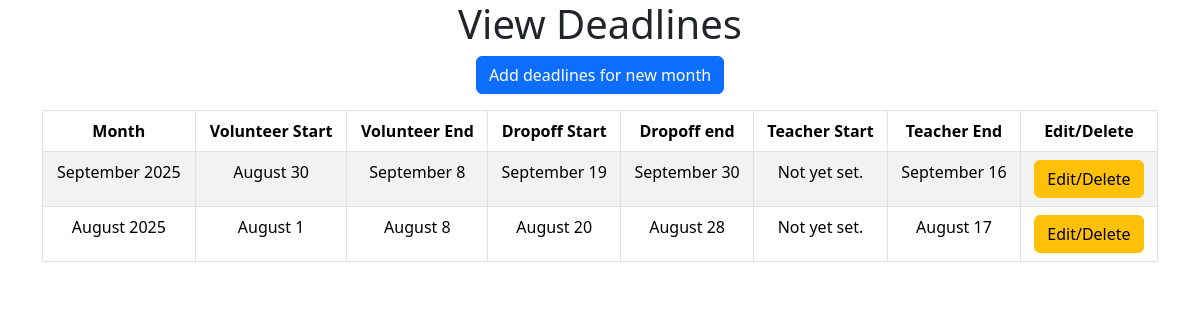
/admin/deadlines/ (signed in), run on the app's committed database.
### tables this page shows
CREATE TABLE deadlines (
        id INTEGER PRIMARY KEY,
        month_year TEXT,
        volunteer_start DATE DEFAULT (DATE('now', 'localtime')),
        volunteer_end DATE,
        dropoff_start DATE,
        dropoff_end DATE,
        teacher_start DATE,
        teacher_end DATE
);

### app.py (the view)
@app.route("/admin/deadlines/")
def deadlines():
    deadlines_const = query_db("SELECT * FROM deadlines ORDER BY id DESC")
    deadlines = []
    for row in deadlines_const:
        deadline = dict(row)
        deadline["volunteer_start"] = datetime.strptime(deadline["volunteer_start"], "%Y-%m-%d").date()
        deadline["volunteer_end"] = datetime.strptime(deadline["volunteer_end"], "%Y-%m-%d").date()
        deadline["dropoff_start"] = datetime.strptime(deadline["dropoff_start"], "%Y-%m-%d").date()
        deadline["dropoff_end"] = datetime.strptime(deadline["dropoff_end"], "%Y-%m-%d").date()
        if deadline["teacher_start"]:
            deadline["teacher_start"] = datetime.strptime(deadline["teacher_start"], "%Y-%m-%d").date()
        deadline["teacher_end"] = datetime.strptime(deadline["teacher_end"], "%Y-%m-%d").date()
        deadlines.append(deadline)
    return render_template("admin_deadlines.html", deadlines=deadlines)

### app.py (called while the page is built)
def get_db():
    db = getattr(g, '_database', None)
    if db is None:
        db_path = os.getenv("DATABASE_URL")
        db = g._database = sqlite3.connect(db_path)
        db.row_factory = sqlite3.Row
    return db

@app.teardown_appcontext
def close_connection(exception):
    db = getattr(g, '_database', None)
    if db is not None:
        db.close()

def query_db(query, args=(), one=False):
    db = get_db()
    cur = db.execute(query, args)
    if query.strip().lower().startswith("select"):
        rv = cur.fetchall()
    else:
        db.commit()
        rv = None
    cur.close()
    return (rv[0] if rv else None) if one else rv

@app.before_request
def login_required():
    if request.path.startswith("/admin") and request.path != "/admin/login":
        if not session.get("logged_in"):
            return redirect("/admin/login")

@app.before_request
def volunteer_code_required():
    if request.path.startswith("/volunteers") and request.path != "/volunteers/enter-code":
        current_version = query_db("SELECT id FROM volunteer_codes ORDER BY id DESC LIMIT 1", one=True)["id"]
        if not session.get("volunteer_verified") or session.get("volunteer_code_version") != current_version:
            return redirect("/volunteers/enter-code")

@app.before_request
def teacher_code_required():
    if request.path.startswith("/teachers") and request.path != "/teachers/enter-code":
        current_version = query_db("SELECT id FROM teacher_codes ORDER BY id DESC LIMIT 1", one=True)["id"]
        if not session.get("teacher_verified") or session.get("teacher_code_version") != current_version:
            return redirect("/teachers/enter-code")

### templates/admin_deadlines.html (shortened to what this page needs)
{% extends "layout.html" %}
{% block body %}
    <h1>View Deadlines</h1>
    <a href="/admin/deadlines/set" class="btn btn-primary mb-3">Add deadlines for new month</a>
    <table class="container table table-striped table-bordered">
        <thead>
            <tr>
                <th>Month</th>
                <th>Volunteer Start</th>
                <th>Volunteer End</th>
                <th>Dropoff Start</th>
                <th>Dropoff end</th>
                <th>Teacher Start</th>
                <th>Teacher End</th>
                <th>Edit/Delete</th>
            </tr>
        </thead>
        <tbody>
            {% for deadline in deadlines %}
                <tr>
                    <td>{{ deadline.month_year }}</td>
                    <td>{{ deadline.volunteer_start.strftime('%B') }} {{ deadline.volunteer_start.day }}</td>
                    <td>{{ deadline.volunteer_end.strftime('%B') }}  {{ deadline.volunteer_end.day }}</td>
                    <td>{{ deadline.dropoff_start.strftime('%B') }}  {{ deadline.dropoff_start.day }}</td>
                    <td>{{ deadline.dropoff_end.strftime('%B') }}  {{ deadline.dropoff_end.day }}</td>
                    <td>
                        {% if deadline.teacher_start %}
                            {{ deadline.teacher_start.strftime('%B') }}  {{ deadline.teacher_start.day }}
                        {% else %}
                            Not yet set.
                        {% endif %}
                    </td>
                    <td>{{ deadline.teacher_end.strftime('%B') }}  {{ deadline.teacher_end.day }}</td>
                    <td><a href="/admin/deadlines/edit-{{ deadline.id }}" class="btn btn-warning">Edit/Delete</a></td>
                </tr>
            {% endfor %}
        </tbody>
    </table>
{% endblock %}

### data on the page
deadlines: month_year "September 2025", volunteer_start "August", volunteer_start.day "30", volunteer_end "September", volunteer_end.day "8", dropoff_start "September", dropoff_start.day "19", dropoff_end "September", dropoff_end.day "30", teacher_end "September", teacher_end.day "16"
deadlines: month_year "August 2025", volunteer_start "August", volunteer_start.day "1", volunteer_end "August", volunteer_end.day "8", dropoff_start "August", dropoff_start.day "20", dropoff_end "August", dropoff_end.day "28", teacher_end "August", teacher_end.day "17"
